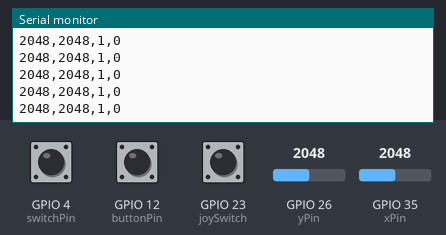
This sketch was run on a simulated ESP32. Shown: the last lines printed to the serial monitor. The test bench sets the inputs (shaded band); at power-on: GPIO 26 (yPin) = 2048, GPIO 35 (xPin) = 2048, GPIO 4 (switchPin) HIGH, GPIO 12 (buttonPin) HIGH, GPIO 23 (joySwitch) HIGH.

Above: at 1.2 s.
1.3 s: GPIO 26 (yPin) set to 2866
At 1.31 s:
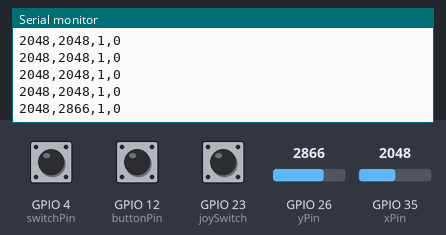
2.8 s: GPIO 35 (xPin) set to 2866
At 2.81 s:
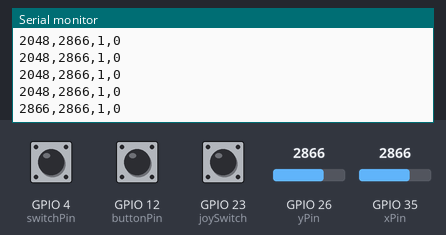
4.3 s: GPIO 4 (switchPin) pulled LOW for 0.15 s
At 4.32 s:
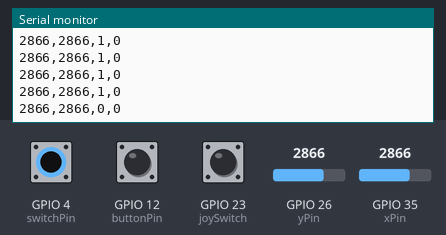
5.9 s: GPIO 12 (buttonPin) pulled LOW for 0.15 s
At 5.93 s:
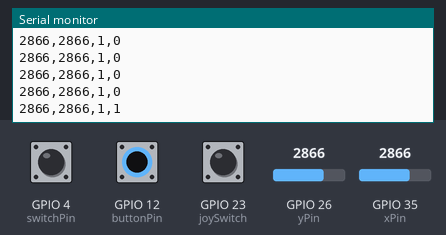
7.5 s: GPIO 26 (yPin) set to 3603
At 7.53 s:
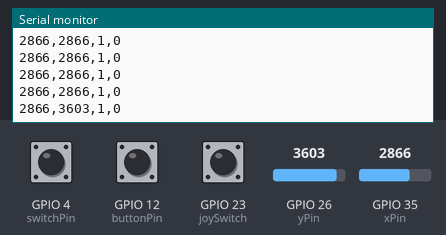
9.0 s: GPIO 4 (switchPin) pulled LOW for 1 s
At 9.04 s:
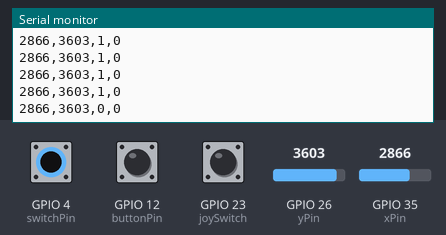
Timing chart, 0 to 12.0 s (numbered marks = the images above; inputs shaded):
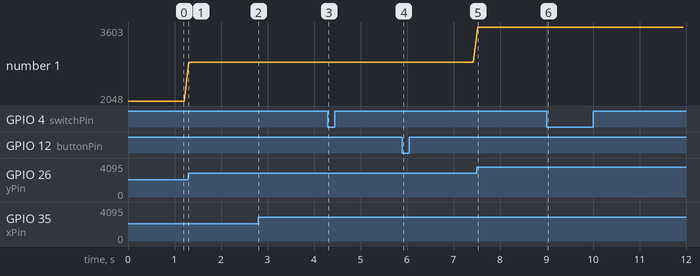

Measured:
- after the input at 1.3 s, the serial monitor: prints a new line at once (image 1)
- after the input at 2.8 s, the serial monitor: prints a new line at once (image 2)
- after the input at 4.3 s, the serial monitor: prints a new line at once (image 3)
- after the input at 5.9 s, the serial monitor: prints a new line at once (image 4)
- after the input at 7.5 s, the serial monitor: prints a new line at once (image 5)
- after the input at 9.0 s, the serial monitor: prints a new line at once (image 6)
- plotted number 1: 2048 → 2866 after the input at 1.3 s, 2866 → 3603 after the input at 7.5 s

The sketch:

fartmachine-arduino.ino
```cpp
#include <Bounce2.h>

const int buttonPin = 12;
const int xPin = 35;
const int yPin = 26;
const int joySwitch = 23;
const int switchPin = 4;

const int thingOn = 1;
const int thingOff = 0;

char val;

int buttonPushCounter = 0;   // counter for the number of button presses
int buttonState = 0;         // current state of the button
int lastButtonState = 0;     // previous state of the button


int buttonVal;
int xVal;
int yVal;
int joySwitchVal;
int switchVal;

Bounce debouncer = Bounce();

void setup() {
  // put your setup code here, to run once:
  //debouncer.attach(switchPin, INPUT);
  //debouncer.interval(25);

  pinMode(buttonPin, INPUT_PULLUP);
  pinMode(xPin, INPUT_PULLUP);
  pinMode(yPin, INPUT_PULLUP);
  pinMode(joySwitch, INPUT_PULLUP);
  pinMode(switchPin, INPUT_PULLUP);
  Serial.begin(9600);

}

void loop() {

  buttonState = digitalRead(buttonPin);
  xVal = analogRead(xPin);
  yVal = analogRead(yPin);
  joySwitchVal = digitalRead(joySwitch);
  switchVal = digitalRead(switchPin);

  // We display our data separated by a comma
  Serial.print(xVal, DEC);
  Serial.print(",");
  Serial.print(yVal, DEC);
  Serial.print(",");
  Serial.print(switchVal, DEC);
  Serial.print(",");
  //Serial.print(buttonState, DEC);

  if (buttonState != lastButtonState) {
   // Serial.print("hurr");
    // if the state has changed, increment the counter
    if (buttonState == LOW) {
      // if the current state is HIGH then the button went from off to on:
      buttonPushCounter++;
      Serial.print(thingOn, DEC);
      //Serial.print("\n");
    } else {
      // if the current state is LOW then the button went from on to off:
      //Serial.println("off");
      Serial.print(thingOff, DEC);
      //Serial.print("Hurr");
    }
   }
   else
   {
    Serial.print(thingOff, DEC);
   }

  // compare the buttonState to its previous state


  //Serial.print(buttonState);

  // We end with a newline character to facilitate subsequent analysis
  Serial.print("\n");
  //Serial.println(buttonState);
  lastButtonState = buttonState;
  delay(100);

}
```
